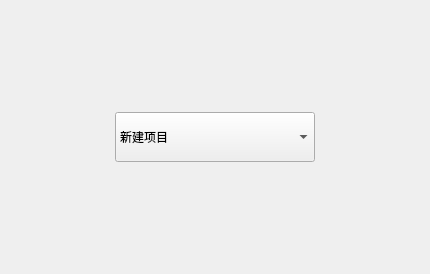
<?xml version="1.0" encoding="UTF-8"?>
<ui version="4.0">
 <class>Widget</class>
 <widget class="QWidget" name="Widget">
  <property name="geometry">
   <rect>
    <x>0</x>
    <y>0</y>
    <width>430</width>
    <height>274</height>
   </rect>
  </property>
  <property name="windowTitle">
   <string>QComboBox的美化示例</string>
  </property>
  <layout class="QHBoxLayout" name="horizontalLayout">
   <item>
    <widget class="QComboBox" name="comboBox">
     <property name="minimumSize">
      <size>
       <width>50</width>
       <height>50</height>
      </size>
     </property>
     <property name="maximumSize">
      <size>
       <width>200</width>
       <height>16777215</height>
      </size>
     </property>
     <item>
      <property name="text">
       <string>新建项目</string>
      </property>
     </item>
     <item>
      <property name="text">
       <string>新建项目</string>
      </property>
     </item>
    </widget>
   </item>
  </layout>
 </widget>
 <resources/>
 <connections/>
</ui>
